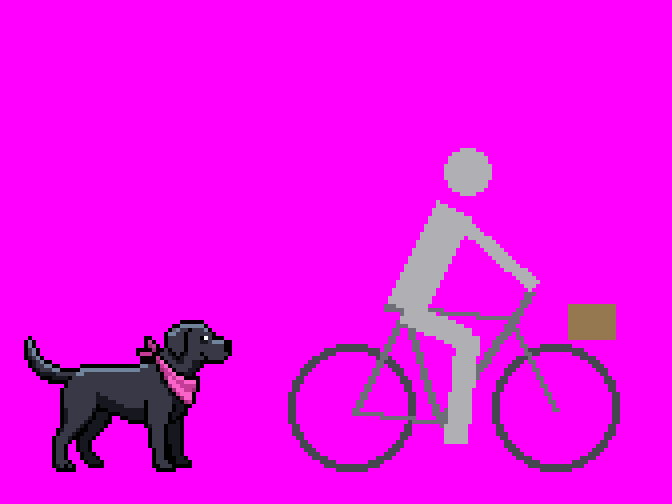
#> input picture art/source/blockouts/rw_cyclist_adult_8x.png, 1344 x 1008 px, given in place of title_original.png, which was not available (shown at 1/2 size); the run also reads 1 picture not shown here
$ python build_bg.py
#> lines starting #> are read from the running program, lines starting #| are printed output that depends on the picture; pictures that were not available may be replaced by others from this repository, and a replacement may not be noted
### art/source/title/tools/regrid/common.py
"""Shared helpers for the title regrid pipeline."""
import numpy as np
from PIL import Image
import os

HERE = os.path.dirname(os.path.abspath(__file__))
SRC = os.environ.get('REGRID_SRC', '/home/claude/fetch/source_title/title_original.png')
NX, NY = 320, 240
CACHE = os.environ.get('REGRID_CACHE', '/tmp/claude-0/rgg/cache')
OUT = os.environ.get('REGRID_OUT', os.path.abspath(os.path.join(HERE, '../../../../../out')))
MASKS = os.path.abspath(os.path.join(HERE, '../../masks'))
os.makedirs(CACHE, exist_ok=True)
os.makedirs(OUT, exist_ok=True)


def load_src():
    return np.array(Image.open(SRC).convert('RGB'))


# [12 lines left out: function srgb_to_lab, not called in this run]


def luma(rgb):
    return np.asarray(rgb, np.float32) @ np.array([0.299, 0.587, 0.114], np.float32)


# [5 lines left out: function save, not called in this run]


def hexs(rgb):
    return '#%02x%02x%02x' % tuple(int(v) for v in rgb)


def unhex(h):
    h = h.lstrip('#')
    return tuple(int(h[i:i + 2], 16) for i in (0, 2, 4))


def load_mask(name):
    """320x240 material mask from art/source/title/masks."""
    return np.array(Image.open(os.path.join(MASKS, name + '.png')).convert('L')) > 127

### art/source/title/tools/regrid/grid.py
"""Step 1: a local grid fit for the whole picture.

The painting's pseudo-pixels are not on one lattice. Block edges drift 1 to 3 px
against a uniform 7.5 px grid within a few cells, block widths vary (7 to 12 px),
and Pepper's coat uses larger blocks (about 11 px). The output must stay 320 x 240
with the painting's geometry, so every grid line may only move a few pixels away
from its uniform position (k * 7.5); within that budget it follows the painting's
real block edges.

Method (coarse to fine, in the spirit of Perfect Pixel's "global grid, then per
line refinement within a tolerance", with unfake.js style edge profiles):
  * edge strength per border position: max channel difference of the two pixels
    either side, plus half of the two neighbouring differences (an anti-aliased
    edge spread over 2 px gives one peak);
  * for a band of rows, the column profile is the mean of the clipped edge
    strength; all 319 x lines of the band are placed jointly by dynamic
    programming: score = profile at the line - mu * (distance to the coarser
    level's line)^2 - alpha * (distance to the uniform line beyond FREE px)^2,
    lines strictly ordered with a minimum cell width;
  * bands of 16, 8, 4, 2 and 1 cell rows, each level searching only +-t px around
    the coarser level; at the finest level every cell row has its own x lines
    (and every cell column its own y lines).
Verification: per region of REG x REG cells, the fraction of strong colour changes
(non-maximum-suppressed edge peaks) lying within 1 px of a cell border.
"""
import numpy as np, os, json
from scipy.ndimage import maximum_filter1d
from common import load_src, NX, NY, CACHE, OUT

TMAX = 4          # hard limit: a line never moves more than this from k * pitch
FREE = 1.5        # free movement before the uniform-anchor penalty starts
ALPHA = 3.0
CAP = 80.0        # clip edge strength so many edges count more than one huge edge
MINW = 4          # minimum cell width in source px
LEVELS = [(16, 3, 0.3), (8, 2, 0.5), (4, 2, 0.8), (2, 2, 1.0), (1, 1, 1.5)]  # (band cells, search t, mu)
REG = 8           # verification region size in cells
THR = 48.0        # a "strong colour change"


def edge_strength(a):
    """ex[y, b]: edge at border b (between pixel b-1 and b), b = 0..W (0 and W unused)."""
    f = a.astype(np.float32)
    dx = np.abs(np.diff(f, axis=1)).max(2)          # H x W-1, border b = index + 1
    dy = np.abs(np.diff(f, axis=0)).max(2)          # H-1 x W
    H, W = a.shape[:2]
    ex = np.zeros((H, W + 1), np.float32); ex[:, 1:W] = dx
    ey = np.zeros((H + 1, W), np.float32); ey[1:H] = dy
    ex2 = ex.copy(); ex2[:, 1:-1] += 0.5 * (ex[:, :-2] + ex[:, 2:])
    ey2 = ey.copy(); ey2[1:-1] += 0.5 * (ey[:-2] + ey[2:])
    return ex2, ey2


def dp_lines(prof, prior, base, t, mu):
    """prof: profile over border positions 0..L; prior, base: float arrays of n-1 lines."""
    L = len(prof) - 1
    n1 = len(prior)
    offs = np.arange(-t, t + 1)
    cand = np.round(prior).astype(int)[:, None] + offs[None, :]           # n1 x m
    valid = (np.abs(cand - base[:, None]) <= TMAX) & (cand >= 1) & (cand <= L - 1)
    dev = np.maximum(np.abs(cand - base[:, None]) - FREE, 0)
    sc_local = prof[np.clip(cand, 0, L)] - mu * (cand - prior[:, None]) ** 2 - ALPHA * dev ** 2
    sc_local = np.where(valid, sc_local, -1e9)
    # the line nearest the prior must stay feasible
    m = len(offs)
    S = sc_local[0].copy(); BP = np.zeros((n1, m), int)
    for k in range(1, n1):
        w = cand[k][:, None] - cand[k - 1][None, :]                       # m(cur) x m(prev)
        tot = S[None, :] + np.where(w >= MINW, 0.0, -1e9)
        BP[k] = tot.argmax(1)
        S = tot.max(1) + sc_local[k]
    j = int(S.argmax()); out = np.zeros(n1)
    for k in range(n1 - 1, -1, -1):
        out[k] = cand[k, j]; j = BP[k, j]
    return out


def fit_axis(e, n_lines_cells, n_band_cells, length, across):
    """e: edge strength with border axis last (rows x (length+1)). Returns per finest band lines."""
    base = np.arange(1, n_lines_cells) * length / n_lines_cells
    prior_rows = None
    for band, t, mu in LEVELS:
        nb = int(np.ceil(n_band_cells / band))
        res = np.zeros((nb, n_lines_cells - 1))
        for b in range(nb):
            c0, c1 = b * band, min(n_band_cells, (b + 1) * band)
            # profile rows: the band plus half a band either side (triangular weight)
            r0 = (c0 - band / 2) * across / n_band_cells; r1 = (c1 + band / 2) * across / n_band_cells
            rr = np.arange(max(0, int(r0)), min(across, int(np.ceil(r1))))
            mid = (r0 + r1) / 2; half = (r1 - r0) / 2
            wgt = np.clip(1.25 - np.abs(rr - mid) / half, 0, 1)[:, None]
            prof = (np.minimum(e[rr], CAP) * wgt).sum(0) / wgt.sum()
            if prior_rows is None:
                prior = base
            else:
                # prior: coarser solution for the cell rows of this band (mean)
                prior = prior_rows[c0:c1].mean(0)
            res[b] = dp_lines(prof, prior, base, t, mu)
        prior_rows = np.repeat(res, band, axis=0)[:n_band_cells]
    return prior_rows  # n_band_cells x (n_lines_cells - 1)


def build(a):
    H, W = a.shape[:2]
    ex, ey = edge_strength(a)
    XBi = fit_axis(ex, NX, NY, W, H)            # NY x 319 (x lines per cell row)
    YBi = fit_axis(ey.T, NY, NX, H, W)          # NX x 239 (y lines per cell column)
    XB = np.c_[np.zeros(NY), XBi, np.full(NY, W)].astype(int)
    YB = np.c_[np.zeros(NX), YBi, np.full(NX, H)].astype(int)
    return XB, YB


# [4 lines left out: function uniform, not called in this run]


def index_maps(XB, YB, H, W):
    """I[y,x], J[y,x]: output cell of every source pixel."""
    xx = np.arange(W); yy = np.arange(H)
    i0 = np.minimum((xx * NX) // W, NX - 1)
    J = np.empty((H, W), np.int16)
    for x in range(W):
        J[:, x] = np.searchsorted(YB[i0[x]], yy, 'right') - 1
    J = np.clip(J, 0, NY - 1)
    I = np.empty((H, W), np.int16)
    for j in range(NY):
        m = J == j
        ys, xs = np.nonzero(m)
        I[ys, xs] = np.searchsorted(XB[j], xs, 'right') - 1
    I = np.clip(I, 0, NX - 1)
    # second pass for J with the refined column index
    for i in range(NX):
        m = I == i
        ys, xs = np.nonzero(m)
        J[ys, xs] = np.clip(np.searchsorted(YB[i], ys, 'right') - 1, 0, NY - 1)
    return I, J


# [62 lines left out: functions cell_boxes, verify, save_json, load, not called in this run]


def run(force=False):
    p = os.path.join(CACHE, 'grid_local.npz')
    if os.path.exists(p) and not force:
        z = np.load(p); return z['XB'], z['YB'], z['I'], z['J']
    a = load_src(); H, W = a.shape[:2]
    XB, YB = build(a)
    I, J = index_maps(XB, YB, H, W)
    np.savez_compressed(p, XB=XB, YB=YB, I=I, J=J)
    return XB, YB, I, J


# [17 lines that do not run on import are left out]

### art/source/title/tools/regrid/labels.py
"""Step 2: the global palette, as per-material ramps built from flat cell interiors.

Samples: the source pixels of every cell interior (cell box shrunk by 1 px) that are
flat (max channel difference to the 4 neighbours below FLAT_T). Anti-aliased edge
pixels never become palette colours.

Per material (the 320x240 masks in art/source/title/masks; cells outside every mask
are 'logo' inside the logo/tagline box, else 'other'), the samples are clustered in
CIE Lab (k-means, Gerstner et al. style "superpixel then palette" is replaced by the
grid cells themselves), clusters closer than the material's merge distance are
merged (largest support wins), and each cluster is represented by its MEDOID: the
most frequent exact colour among its members (unfake.js "dominant colour"), so every
palette colour is a colour the painting really uses in flat areas. Finally the
materials are merged globally (near duplicates collapse to the better supported
colour) and every material keeps the list of global colours that form its ramp.
"""
import numpy as np, os, json
from scipy import ndimage as ndi
from sklearn.cluster import KMeans
from common import load_src, srgb_to_lab, CACHE, OUT, NX, NY, load_mask, hexs, unhex, MASKS

FLAT_T = 10
MATERIALS = ['sky', 'clouds', 'city', 'water', 'boats', 'leaves', 'trunk', 'stone', 'lamp', 'lantern',
             'railing', 'pavement', 'bench', 'flowers', 'coat', 'bandana', 'eye', 'nose', 'tongue', 'rest']
# (k for k-means, merge distance in Lab, min support in px)
PARAMS = {'coat': (18, 3.2, 150), 'sky': (10, 4.0, 300), 'logo': (24, 4.5, 120), 'eye': (8, 6, 40),
          'nose': (8, 5, 40), 'tongue': (8, 6, 60), 'bandana': (10, 5, 100), 'flowers': (8, 7, 25),
          'lantern': (8, 6, 40)}
DEFAULT = (14, 6.0, 150)
GLOBAL_MERGE = 3.8   # always merge closer pairs than this
PAL_TARGET = 128
COAT_MIN = 8         # Pepper's coat keeps at least this many dark values (6+ values plus sheen)
# (name, source box x0, y0, x1, y1, approximate colour, material)
PINS = [('sail_shade', (1930, 1085, 1980, 1150), '#d2c9c2', 'boats'),
        ('bridge_band', (1130, 1086, 1300, 1096), '#a09393', 'city'),
        ('wall_mortar', (0, 1330, 130, 1346), '#193059', 'stone'),
        ('cloud_warm', (285, 635, 430, 690), '#f1dfc9', 'clouds')]
LOGO_BOX = (95, 12, 305, 98)   # cells x0, y0, x1, y1 (logo and tagline)
TAG2_BOX = (150, 188, 280, 210)  # "PRESS ANY KEY" box


def material_map(erode=False):
    mat = np.full((NY, NX), -1, np.int16)
    for k, name in enumerate(MATERIALS):
        m = load_mask(name)
        if erode:
            e = ndi.binary_erosion(m)
            if e.sum() >= 0.3 * m.sum():
                m = e
        mat[m & (mat < 0)] = k
    names = MATERIALS + ['logo', 'other']
    lg = np.zeros((NY, NX), bool)
    for (x0, y0, x1, y1) in (LOGO_BOX, TAG2_BOX):
        lg[y0:y1, x0:x1] = True
    mat[(mat < 0) & lg] = len(MATERIALS)
    mat[mat < 0] = len(MATERIALS) + 1
    return mat, names


# [54 lines left out: functions flatness, interior_mask, medoid, cluster_material, grid_arrays, not called in this run]


def build(a, I, J, seed=0):
    mat, names = material_map(erode=True)
    g = flatness(a)
    inn = interior_mask(I, J)
    flat = (g < FLAT_T) & inn
    m_pix = mat[J, I]
    rng = np.random.default_rng(seed)
    per = {}
    for k, name in enumerate(names):
        sel = np.flatnonzero((flat & (m_pix == k)).ravel())
        if len(sel) < 100:
            continue
        scale = 1.0
        if len(sel) > 120000:
            scale = len(sel) / 120000; sel = rng.choice(sel, 120000, replace=False)
        rgb = a.reshape(-1, 3)[sel]
        kk, merge, minsup = PARAMS.get(name, DEFAULT)
        cl = cluster_material(rgb, kk, merge, minsup / scale, seed)
        per[name] = [(c, int(n * scale)) for c, n in cl]
    # thin strokes (masts, rigging): their centre pixels form a protected 'strokes' material,
    # so a 3 to 6 px mast keeps its own colour instead of the nearest large-area colour
    import build_bg
    lab = srgb_to_lab(a)
    st = build_bg.strokes(lab, np.zeros(a.shape[:2], np.int16), *grid_arrays(I, J))
    cm = np.zeros(a.shape[:2], bool)
    for cells, col, mask, axis, (yi, xi) in st:
        if len(cells) >= 4:                 # long strokes only
            cm[yi, xi] = True
    if cm.sum() >= 50:
        rgb = a[cm]
        cl = cluster_material(rgb, 10, 8.0, 25, seed)
        per['strokes'] = [(c, int(n * 40)) for c, n in cl]
    # global merge to PAL_TARGET colours: repeatedly merge the closest pair (Lab distance,
    # nudged by support so small accents survive longer than ramp neighbours of equal
    # distance); the merged colour is the representative of the better supported one.
    items = [dict(c=c, n=n, mats={name}, pin=False) for name, cl in per.items() for c, n in cl]
    # pinned colours: flat colours of small painted areas the shared ramps would otherwise
    # approximate badly (two-tone sail, mortar lines, the band under the bridge windows)
    g_all = flatness(a)
    for pname, (x0, y0, x1, y1), want, mat_name in PINS:
        sub = a[y0:y1, x0:x1][g_all[y0:y1, x0:x1] < FLAT_T]
        cl = cluster_material(sub, 4, 6.0, 15, seed)
        wl = srgb_to_lab(np.array([unhex(want)], np.float32))[0]
        c = min(cl, key=lambda t: np.linalg.norm(srgb_to_lab(t[0][None].astype(np.float32))[0] - wl))[0]
        items.append(dict(c=c, n=5000, mats={mat_name}, pin=True))
    def coat_count():
        return sum(1 for it in items if it['mats'] == {'coat'} or ('coat' in it['mats'] and srgb_to_lab(it['c'][None].astype(np.float32))[0, 0] < 45))
    while True:
        labs = np.array([srgb_to_lab(it['c'][None].astype(np.float32))[0] for it in items])
        n = np.array([it['n'] for it in items], float)
        d = np.linalg.norm(labs[:, None] - labs[None], axis=2)
        cost = d * (np.minimum(n[:, None], n[None]) / 2000.0) ** 0.12
        coat = np.array(['coat' in it['mats'] and labs[k, 0] < 45 for k, it in enumerate(items)])
        if coat.sum() <= COAT_MIN:
            cost[np.ix_(coat, coat)] = 1e9
        pins = np.array([it['pin'] for it in items])
        cost[np.ix_(pins, pins)] = 1e9
        np.fill_diagonal(cost, 1e9)
        i, j = np.unravel_index(cost.argmin(), cost.shape)
        if len(items) <= PAL_TARGET and d[i, j] >= GLOBAL_MERGE:
            break
        if cost[i, j] >= 1e9:
            break
        if (n[j] > n[i] and not items[i]['pin']) or items[j]['pin']:
            i, j = j, i
        items[i]['n'] += items[j]['n']; items[i]['mats'] |= items[j]['mats']
        items.pop(j)
    pal = np.array([it['c'] for it in items], np.uint8)
    L = srgb_to_lab(pal.astype(np.float32))[:, 0]
    ramps = {name: sorted([k for k, it in enumerate(items) if name in it['mats']], key=lambda k: L[k]) for name in per}
    return pal, ramps, mat, names


# [10 lines left out: function save_palette, not called in this run]


def run(force=False):
    from grid import run as grid_run
    p = os.path.join(CACHE, 'palette.npz')
    if os.path.exists(p) and not force:
        z = np.load(p, allow_pickle=True)
        return z['pal'], z['ramps'].item()
    a = load_src()
    XB, YB, I, J = grid_run()
    pal, ramps, mat, names = build(a, I, J)
    pal = save_palette(pal, ramps, os.path.join(OUT, 'palette.json'), os.path.join(OUT, 'palette_ramps.json'))
    # re-index ramps against the ordered list
    hx = [hexs(c) for c in pal]
    rr = json.load(open(os.path.join(OUT, 'palette_ramps.json')))
    ramps = {n: [hx.index(h) for h in r] for n, r in rr.items()}
    np.savez(p, pal=pal, ramps=np.array(ramps, dtype=object))
    return pal, ramps


# [5 lines that do not run on import are left out]

### art/source/title/tools/regrid/build_bg.py
"""Step 3: the whole picture at 320x240 on the local grid with the global palette.

Every output pixel is one palette colour that really occurs inside its cell:
  1. every source pixel is snapped to its nearest palette colour (Lab);
  2. each cell votes (Proper Pixel Art / Perfect Pixel "most common colour per cell"):
     flat pixels weigh 1, anti-aliased edge pixels 0.25, the cell's outer ring 0.35,
     pixels far from every palette colour 0.3. No mean, no median, no blend;
  3. thin features (masts, rigging, rails, sparkle rows: painted strokes thinner than
     a cell) are kept as 1 px lines: a minority colour that forms a stripe across
     the cell (background on both sides, or a thin union with the neighbour cell)
     and continues into the next cell along the stripe wins the cell;
  4. checker dither (Pepper's coat): where the painting interleaves two neighbouring
     coat ramp values, the cells are rebuilt as a regular 1-cell checker in global
     phase ((x + y) even = darker value), solid where one value dominates;
  5. pixel rules: a pixel whose colour lies between its two opposite neighbours across
     a strong edge (a mixel) takes whichever of those two colours is better supported
     in its cell; low-contrast single specks take the surrounding colour when that
     colour is also well supported in the cell.
"""
import numpy as np, os, json, sys
from PIL import Image
from scipy import ndimage as ndi
from common import load_src, srgb_to_lab, NX, NY, OUT, CACHE, load_mask, hexs, unhex
import grid as G
import qa
import labels as LB

FLAT_T = 10


# [261 lines left out: functions nearest_palette, votes, stripe, between, thin_features, coat_checker and 5 more, not called in this run]


STROKE_T = 20.0      # Lab contrast of a stroke against both sides
STROKE_MINLEN = 15   # px along the stroke
STROKE_W = (1.5, 6.0)
STROKE_MINCELLS = 4  # shorter strokes are left to the cell vote  # median width in px (thinner than a cell)


# [114 lines left out: functions ridge, strokes, pepper_mask, not called in this run]


def masked_votes(a, I, J, Lp, dp, n, keep):
    """Votes counting only the pixels in `keep`."""
    return votes(a, I, J, np.where(keep, Lp, n), np.where(keep, dp, 99), n + 1)


# [83 lines left out: functions outline_ring, regularize, pepper_outline, not called in this run]


# dark structures rebuilt as shapes (railing, bench): (name, 320 mask, max Lab L of the class)
# (name, 320 mask, extra region box in cells or None, max Lab L, max Lab b)
STRUCTURES = [('railing', 'railing', (110, 168, 320, 205), 20.0, -12.0), ('bench', 'bench', None, 20.0, 99.0),
              ('lamp', 'lamp', None, 16.0, 99.0)]


# [41 lines left out: function structure_layer, not called in this run]


TEXTURE_MATERIALS = ('leaves', 'flowers')


# [69 lines left out: functions speck_rule, unify_small_features, not called in this run]


# ---------------------------------------------------------------- round 3 rules
BRIDGE_BOX = (1080, 1088, 1760, 1146)   # source px: deck and arches


# [234 lines left out: functions rebuild_arches, clean_rows, deck_lines, railing_bars, nub_rule, reduce_material and 2 more, not called in this run]


OTHER_MASKS = ['/home/claude/wt/rg-logo/out/logo_mask.png', '/home/claude/wt/rg-pepper/out/pepper_mask.png',
               '/home/claude/wt/rg-tag/out/tagline_mask.png']


# [13 lines left out: function visible_mask, not called in this run]


SPIRE = dict(box=(1660, 732, 1750, 898), maxL=50.0, maxb=-15.0)
BIRD = dict(box=(1860, 760, 2000, 835), maxL=60.0, maxb=-30.0)


def _cls(lab, box, maxL, maxb):
    x0, y0, x1, y1 = box
    return (lab[y0:y1, x0:x1, 0] < maxL) & (lab[y0:y1, x0:x1, 2] < maxb)


# [96 lines left out: functions rebuild_spire, rebuild_bird, not called in this run]


# straight vertical bodies whose painted shading runs in vertical stripes:
# (name, cell box x0, y0, x1, y1, max Lab L of the object's colours)
COLUMNS = [('bin', (274, 181, 291, 206), 32.0), ('left_post', (25, 86, 34, 168), 45.0)]


# [148 lines left out: functions column_uniform, small_features, rebuild_bridge, not called in this run]


RAIL_BOX = (135, 180, 292, 201)   # cells x0, y0, x1, y1


# [139 lines left out: function regular_railing, not called in this run]


WATER_BOX = (135, 145, 320, 196)


# [41 lines left out: function regular_water, not called in this run]


# facades rebuilt on a window grid: (name, cell box x0, y0, x1, y1, facade class)
FACADES = [('grey_block', (281, 116, 302, 142), 'bluegrey'), ('tower', (216, 116, 231, 146), 'brick')]


# [86 lines left out: functions _facade_class, build_facade, not called in this run]


# sails rebuilt as clean shapes: (name, source box)
SAILS = [('sail_mast_boat', (1745, 1020, 1900, 1215)), ('sail_jib_boat', (1870, 1000, 2010, 1165)),
         ('sail_small', (1255, 1090, 1335, 1200))]


# [67 lines left out: function rebuild_sail, not called in this run]


REGULARISED = [(135, 180, 292, 201), (145, 145, 235, 154), (135, 145, 320, 196), (281, 116, 302, 142), (216, 116, 231, 146)]
FOLIAGE_BOXES = [(240, 125, 320, 170), (0, 85, 30, 165)]


# [110 lines left out: functions foliage_clumps, optimise, cell_ref, not called in this run]


def build(a=None, XB=None, YB=None, I=None, J=None, pal=None, ramps=None, steps=('pepper', 'structures', 'strokes', 'checker', 'opt', 'regular', 'bridge', 'shapes3', 'sails', 'clean', 'specks', 'foliage', 'water', 'unify', 'mixel')):
    if a is None:
        a = load_src()
#> in load_src, returned value is the input picture: shape (1008, 1344, 3); mean R, G, B 237.5, 10.6, 237.9
    if XB is None:
        XB, YB, I, J = G.run()
#> in edge_strength, `dx = np.abs(np.diff(f, axis=1)).max(2)`:
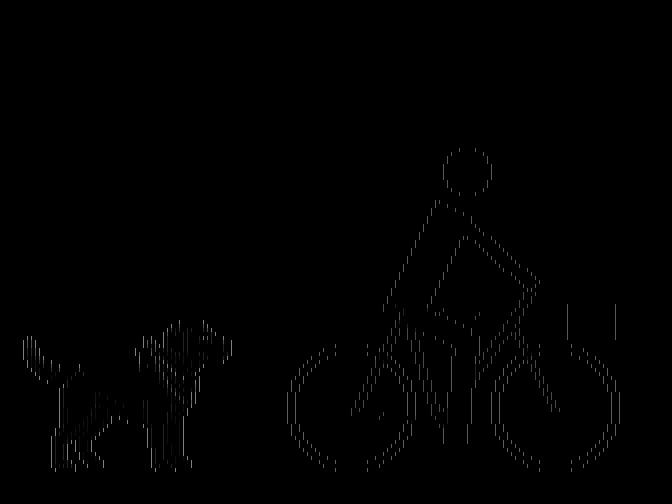
#> dx: shape (1008, 1343) float32 (shown at 1/2 size); min 0, max 254, mean 0.9
#> in edge_strength, `dy = np.abs(np.diff(f, axis=0)).max(2)`:
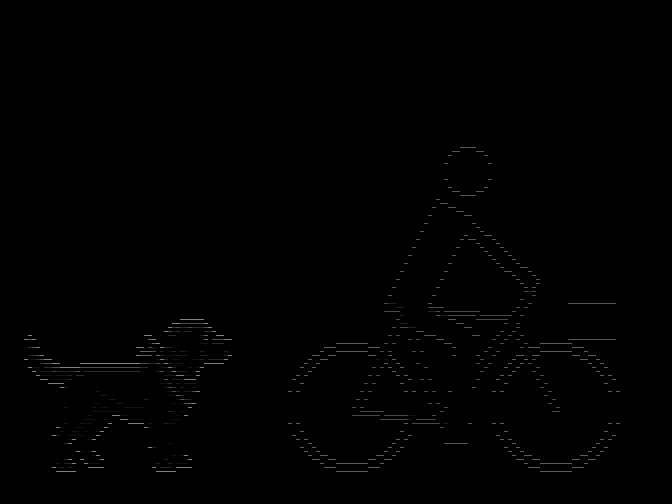
#> dy: shape (1007, 1344) float32 (shown at 1/2 size); min 0, max 254, mean 0.9
#> in edge_strength, `ex2[:, 1:-1] += 0.5 * (ex[:, :-2] + ex[:, 2:])`:
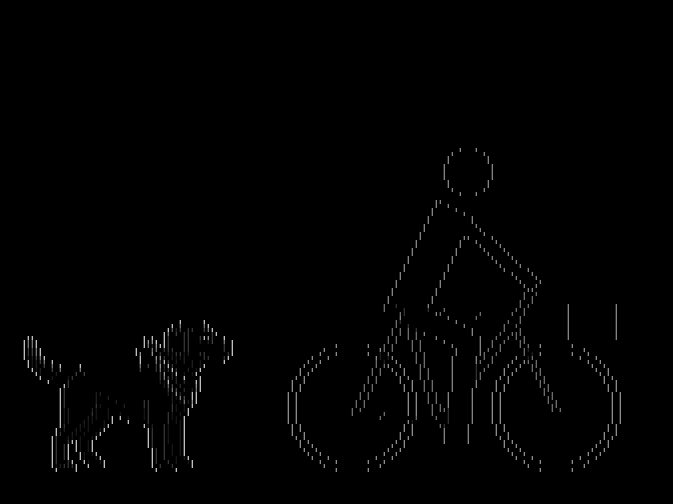
#> ex2: shape (1008, 1345) float32 (shown at 1/2 size); min 0, max 254, mean 1.9
#> in edge_strength, `ey2[1:-1] += 0.5 * (ey[:-2] + ey[2:])`:
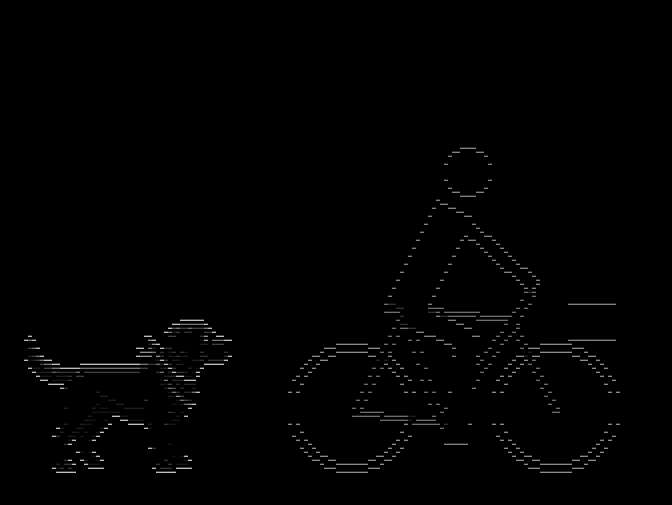
#> ey2: shape (1009, 1344) float32 (shown at 1/2 size); min 0, max 254, mean 1.8
#> after the loop in fit_axis, `for band, t, mu in LEVELS:`:
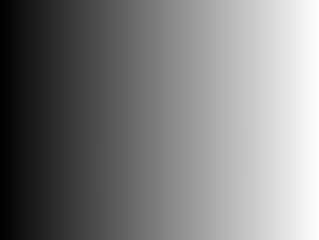
#> res: shape (240, 319) float64; min 4, max 1340, mean 672; drawn with min black and max white
#> call 2 of fit_axis, with n_lines_cells = 240, n_band_cells = 320, length = 1008, across = 1344
#> after the loop in fit_axis (call 2), `for band, t, mu in LEVELS:`:
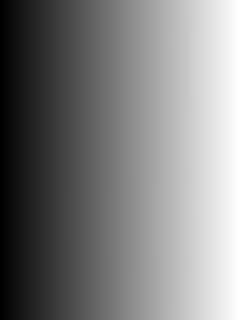
#> res: shape (320, 239) float64; min 4, max 1004, mean 504; drawn with min black and max white
#> (the rest of the program and of its run is left out)
